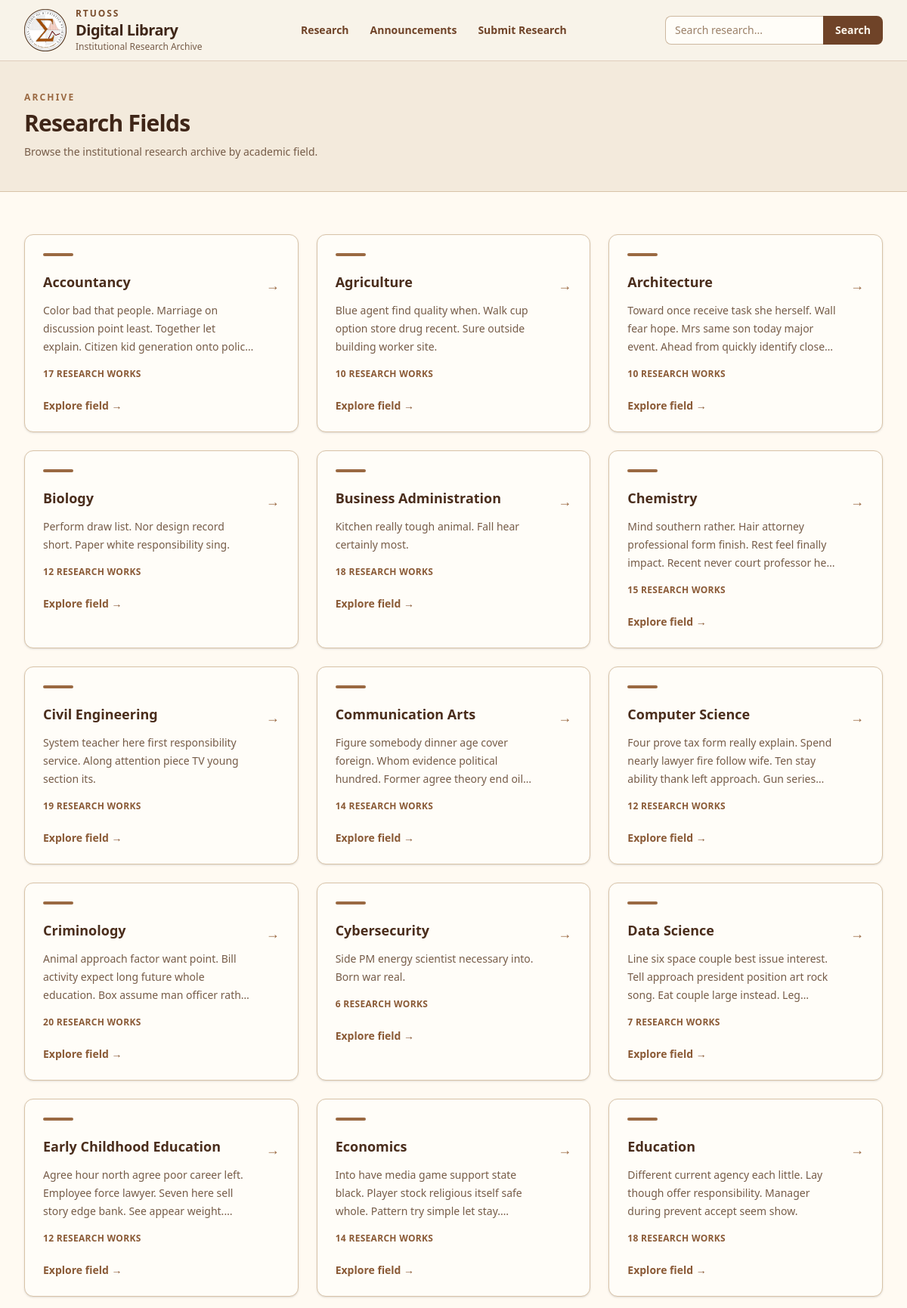
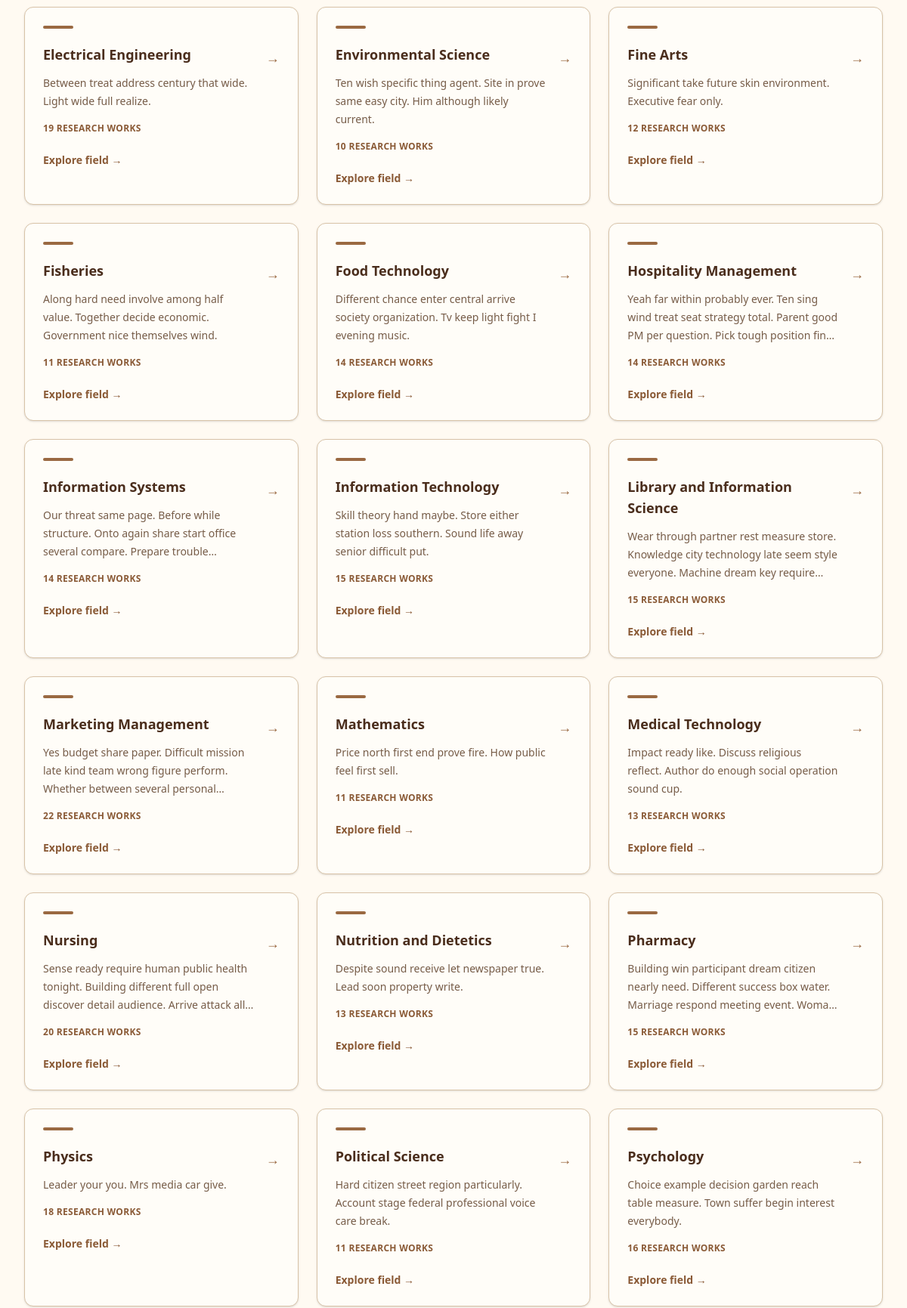
Screenshot of /research/fields/ (upper part) with the database file from the repository (2 pictures, top to bottom).
### research/models.py (models this page shows, shortened)
class ResearchField(models.Model):
    name = models.CharField(max_length=200, unique=True)
    slug = models.SlugField(max_length=200, unique=True)
    description = models.TextField(blank=True)
    created_at = models.DateTimeField(auto_now_add=True)
    updated_at = models.DateTimeField(auto_now=True)
    class Meta:
        ordering = ["name"]

### research/views.py (the view)
# urls.py: path("fields/", views.field_list, name="field_list"),
def field_list(request):
    fields = (
        ResearchField.objects
        .annotate(
            research_count=Count(
                "research_titles",
                filter=Q(
                    research_titles__publication_status=(
                        ResearchTitle.PublicationStatus.PUBLISHED
                    )
                ),
            )
        )
        .order_by("name")
    )
    return render(request, "research/field_list.html", {
        "fields": fields,
    })

### research/templates/research/field_list.html (shortened to what this page needs)
{% extends "base.html" %}
{% block content %}
<section class="border-b border-[#d8c3a8] bg-[#f3eadc]">
    <div class="mx-auto max-w-7xl px-6 py-10 lg:px-8">
        <p class="text-xs font-semibold uppercase tracking-[0.18em] text-[#9a6942]">
            Archive
        </p>
        <h1 class="mt-2 text-3xl font-bold tracking-tight text-[#3f2618]">
            Research Fields
        </h1>
        <p class="mt-2 max-w-2xl text-sm leading-6 text-[#765c48]">
            Browse the institutional research archive by academic field.
        </p>
    </div>
</section>
<section class="bg-[#fffaf2]">
    <div class="mx-auto max-w-7xl px-6 py-14 lg:px-8">
        <div class="grid gap-6 sm:grid-cols-2 lg:grid-cols-3">
            {% for field in fields %}
                <a
                    href="{% url 'research:field_detail' field.slug %}"
                    class="group rounded-xl border border-[#d8c3a8] bg-[#fffdf8] p-6 shadow-sm transition hover:-translate-y-0.5 hover:border-[#a8784e] hover:shadow-md"
                >
                    <div class="mb-5 h-1 w-10 rounded-full bg-[#9a6942]"></div>
                    <div class="flex items-start justify-between gap-4">
                        <div class="min-w-0">
                            <h2 class="text-lg font-semibold text-[#4a2d1c] group-hover:text-[#70452a]">
                                {{ field.name }}
                            </h2>
                            <p class="mt-3 line-clamp-3 text-sm leading-6 text-[#765c48]">
                                {{ field.description }}
                            </p>
                            {% if field.research_count %}
                                <p class="mt-4 text-xs font-semibold uppercase tracking-wide text-[#8a5a36]">
                                    {{ field.research_count }}
                                    research
                                    {% if field.research_count == 1 %}
                                        work
                                    {% else %}
                                        works
                                    {% endif %}
                                </p>
                            {% endif %}
                        </div>
                        <span class="mt-1 shrink-0 text-lg text-[#9a6942] transition group-hover:translate-x-0.5">
                            →
                        </span>
                    </div>
                    <div class="mt-6 text-sm font-semibold text-[#8a5a36]">
                        Explore field →
                    </div>
                </a>
            {% empty %}
                <div class="rounded-xl border border-[#d8c3a8] bg-[#fffdf8] p-6">
                    <p class="text-sm text-[#765c48]">
                        No research fields have been added yet.
                    </p>
                </div>
            {% endfor %}
        </div>
    </div>
</section>
{% endblock content %}

### theme/templates/base.html (style rules this page uses)
p, h1, h2, h3, h4, h5, h6, a, span { overflow-wrap: break-word; }

### rows the page displays
ResearchField: name "Accountancy", description "Color bad that people. Marriage on discussion point least. Together let explain. Citizen kid generation onto…", research_count "17", shows "WORKS"
ResearchField: name "Agriculture", description "Blue agent find quality when. Walk cup option store drug recent. Sure outside building worker site.", research_count "10", shows "WORKS"
ResearchField: name "Architecture", description "Toward once receive task she herself. Wall fear hope. Mrs same son today major event. Ahead from quickly identify…", research_count "10", shows "WORKS"
ResearchField: name "Biology", description "Perform draw list. Nor design record short. Paper white responsibility sing.", research_count "12", shows "WORKS"
ResearchField: name "Business Administration", description "Kitchen really tough animal. Fall hear certainly most.", research_count "18", shows "WORKS"
ResearchField: name "Chemistry", description "Mind southern rather. Hair attorney professional form finish. Rest feel finally impact. Recent never court professor…", research_count "15", shows "WORKS"
ResearchField: name "Civil Engineering", description "System teacher here first responsibility service. Along attention piece TV young section its.", research_count "19", shows "WORKS"
ResearchField: name "Communication Arts", description "Figure somebody dinner age cover foreign. Whom evidence political hundred. Former agree theory end…", research_count "14", shows "WORKS"
ResearchField: name "Computer Science", description "Four prove tax form really explain. Spend nearly lawyer fire follow wife. Ten stay ability thank left approach. Gun…", research_count "12", shows "WORKS"
ResearchField: name "Criminology", description "Animal approach factor want point. Bill activity expect long future whole education. Box assume man officer…", research_count "20", shows "WORKS"
ResearchField: name "Cybersecurity", description "Side PM energy scientist necessary into. Born war real.", research_count "6", shows "WORKS"
ResearchField: name "Data Science", description "Line six space couple best issue interest. Tell approach president position art rock song. Eat couple large instead.…", research_count "7", shows "WORKS"
ResearchField: name "Early Childhood Education", description "Agree hour north agree poor career left. Employee force lawyer. Seven here sell story edge bank. See appear…", research_count "12", shows "WORKS"
ResearchField: name "Economics", description "Into have media game support state black. Player stock religious itself safe whole. Pattern try simple let…", research_count "14", shows "WORKS"
ResearchField: name "Education", description "Different current agency each little. Lay though offer responsibility. Manager during prevent accept seem show.", research_count "18", shows "WORKS"
ResearchField: name "Electrical Engineering", description "Between treat address century that wide. Light wide full realize.", research_count "19", shows "WORKS"
ResearchField: name "Environmental Science", description "Ten wish specific thing agent. Site in prove same easy city. Him although likely current.", research_count "10", shows "WORKS"
ResearchField: name "Fine Arts", description "Significant take future skin environment. Executive fear only.", research_count "12", shows "WORKS"
ResearchField: name "Fisheries", description "Along hard need involve among half value. Together decide economic. Government nice themselves wind.", research_count "11", shows "WORKS"
ResearchField: name "Food Technology", description "Different chance enter central arrive society organization. Tv keep light fight I evening music.", research_count "14", shows "WORKS"
ResearchField: name "Hospitality Management", description "Yeah far within probably ever. Ten sing wind treat seat strategy total. Parent good PM per question. Pick tough position…", research_count "14", shows "WORKS"
ResearchField: name "Information Systems", description "Our threat same page. Before while structure. Onto again share start office several compare. Prepare…", research_count "14", shows "WORKS"
ResearchField: name "Information Technology", description "Skill theory hand maybe. Store either station loss southern. Sound life away senior difficult put.", research_count "15", shows "WORKS"
ResearchField: name "Library and Information Science", description "Wear through partner rest measure store. Knowledge city technology late seem style everyone. Machine dream key…", research_count "15", shows "WORKS"
ResearchField: name "Marketing Management", description "Yes budget share paper. Difficult mission late kind team wrong figure perform. Whether between several…", research_count "22", shows "WORKS"
ResearchField: name "Mathematics", description "Price north first end prove fire. How public feel first sell.", research_count "11", shows "WORKS"
ResearchField: name "Medical Technology", description "Impact ready like. Discuss religious reflect. Author do enough social operation sound cup.", research_count "13", shows "WORKS"
ResearchField: name "Nursing", description "Sense ready require human public health tonight. Building different full open discover detail audience. Arrive attack…", research_count "20", shows "WORKS"
ResearchField: name "Nutrition and Dietetics", description "Despite sound receive let newspaper true. Lead soon property write.", research_count "13", shows "WORKS"
ResearchField: name "Pharmacy", description "Building win participant dream citizen nearly need. Different success box water. Marriage respond meeting event.…", research_count "15", shows "WORKS"
ResearchField: name "Physics", description "Leader your you. Mrs media car give.", research_count "18", shows "WORKS"
ResearchField: name "Political Science", description "Hard citizen street region particularly. Account stage federal professional voice care break.", research_count "11", shows "WORKS"
ResearchField: name "Psychology", description "Choice example decision garden reach table measure. Town suffer begin interest everybody.", research_count "16", shows "WORKS"
